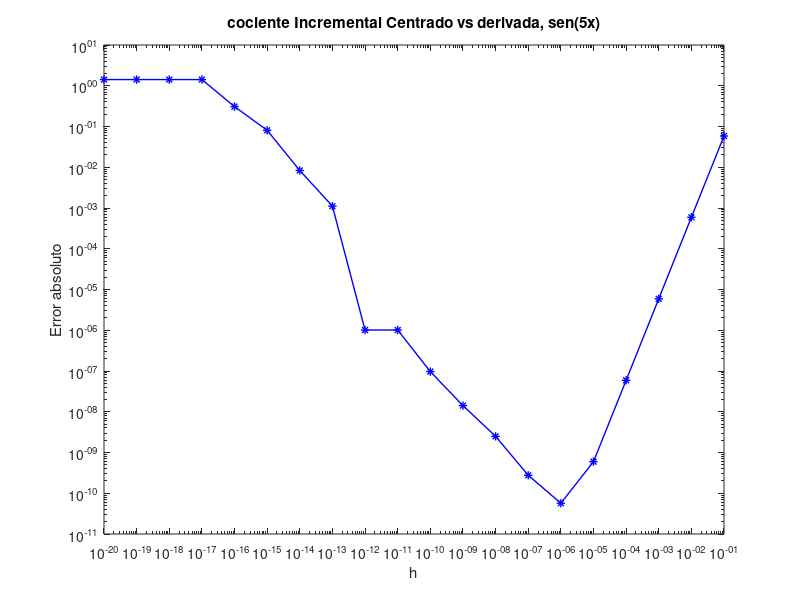

Here is the MATLAB script that generated this plot:
##p1  ej 6

%vector con valores de h
h= 0.1.^(1:20);
a=1; %pto a evaluar
g= @(x) sin(5*x); %funcion a evaluar
gPrima= 5*cos(5*a);%derivada de funcion a evaluar
derivadas = zeros(1,20); 
for k=1:20
  derivadas(k) = (g(a+h(k))-g(a-h(k)))/(2*h(k));%calculo cociente incremental centrado
end
errores = abs(derivadas - gPrima(a)*ones(1,20)); %calculo de errores
loglog(h,errores,'b-*','linewidth',1);
xlabel('h');
ylabel('Error absoluto');
title('cociente Incremental Centrado vs derivada, sen(5x)');

% Guardar los datos
%datos = [h', errores']; 
%save('datos_resultados.txt', 'datos', '-ascii');
